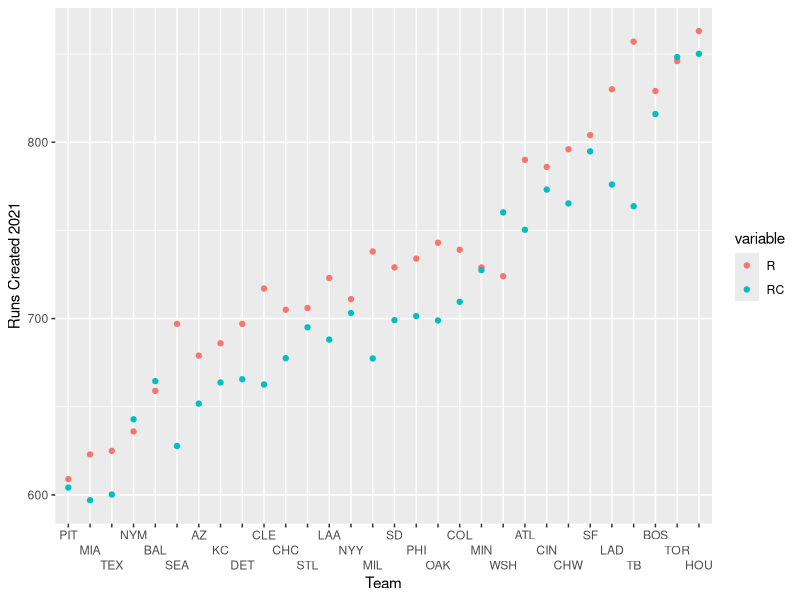

Here is the R script that generated this plot: (Note: this script raises an error after producing the figure.)
# Start date: Tuesday, August 15th

# Running simulation from Mathletics to practice data wrangling, cleaning, 
# and modeling. Variety of ways we can go from there to explore further.

library(tidyverse)
library(dplyr)
library(stringr)
library(reshape2)
setwd("/Users/maxclowdus/Desktop/R_Files/Mathletics")

#####################################################################

# First lets start by calculating the runs created (RC) for each MLB team
# in the 2021 season using Bill James' original, simplest equation.

team_stats <- read.csv("2021_team_stats.csv", stringsAsFactors = FALSE)
head(team_stats)

team_stats <- team_stats %>%
  mutate(RC = ((H+BB+HBP)*TB)/(AB+BB+HBP),
         RC_diff = RC-R)

# What is this complicated formula? Let's think of it like this: 
# We are multiplying (H+BB+HBP+IBB) by TB / (AB+BB+IBB+HBP).This fraction is 
# really a rate of bases per at bat. And we multiply this by total amount
# of actual base runners, so it is ultimately # of base runners * rate
# they are advanced. Pretty neat.

# Plotting both results
team_stats <- team_stats %>%
  dplyr::select(Tm, R, RC) %>%
  melt(id.vars = "Tm")

ggplot(team_stats, aes(x=reorder(Tm, value), y=value)) +
  geom_point(aes(colour = variable)) +
  xlab("Team") +
  ylab("Runs Created 2021") +
  scale_x_discrete(guide = guide_axis(n.dodge=3))

# Calculate mean average deviation for Runs Scored vs prediction
mad_rc <- (sum(abs(team_stats$RC_diff)) / 30) / mean(team_stats$R)

# On average this simple prediction is off by about 28.5 runs compared to the
# actual runs scored. Since the average runs scored was 733.6, our prediction
# has an average error of only 3.9%.

#####################################################################

# Now the discussion turns to evaluating players. How can we use this information
# to determine the runs created by an individual player and how can we use this
# to compare players?

player_stats <- read.csv("2021_batter_stats.csv")
head(player_stats)

# Using the formula from above to get total runs created for specific players
player_stats <- player_stats %>%
  filter(last_name %in% c("Goldschmidt",
                          "Arenado",
                          "Ohtani",
                          "Harper",
                          "Ramirez")) %>%
  mutate(RC = ((H+BB+HBP)*TB)/(AB+BB+HBP) )

# This RC value gives us the total number of runs created using our formula
# for the entire season. Now lets look at runs created per game for each of
# these players.
